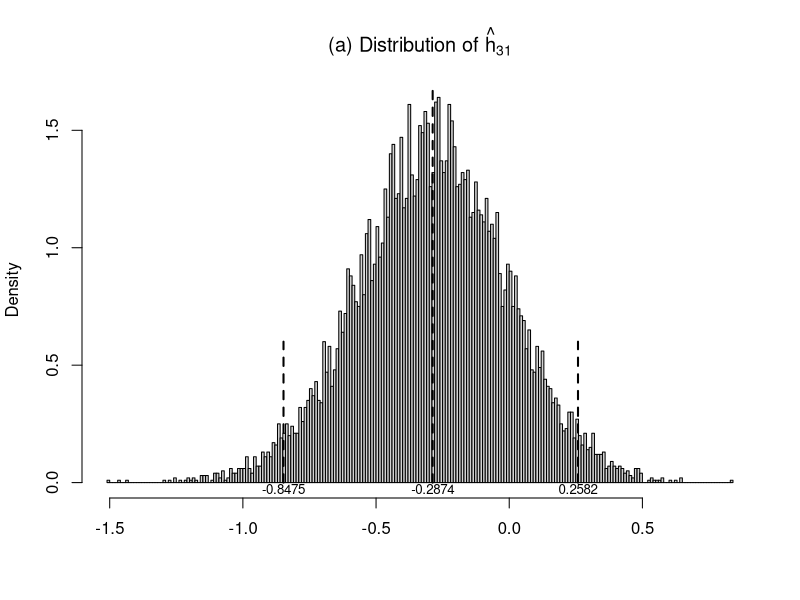
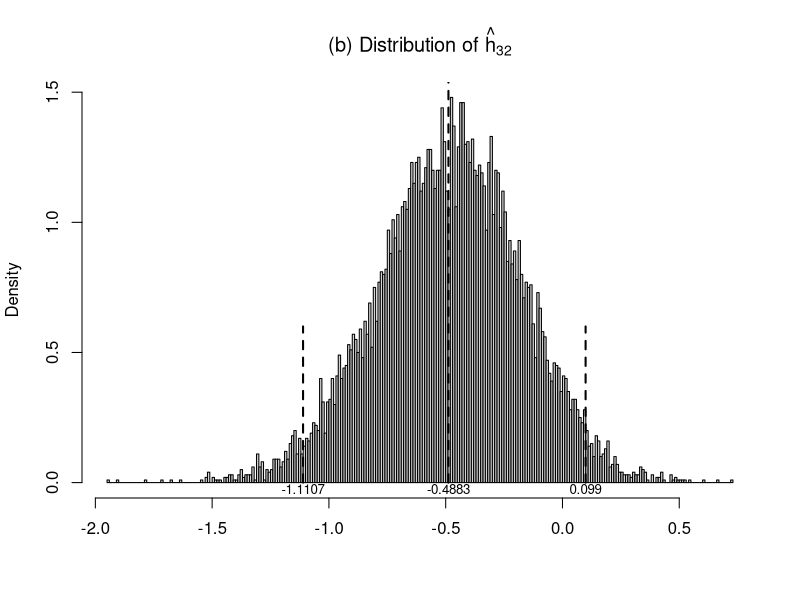
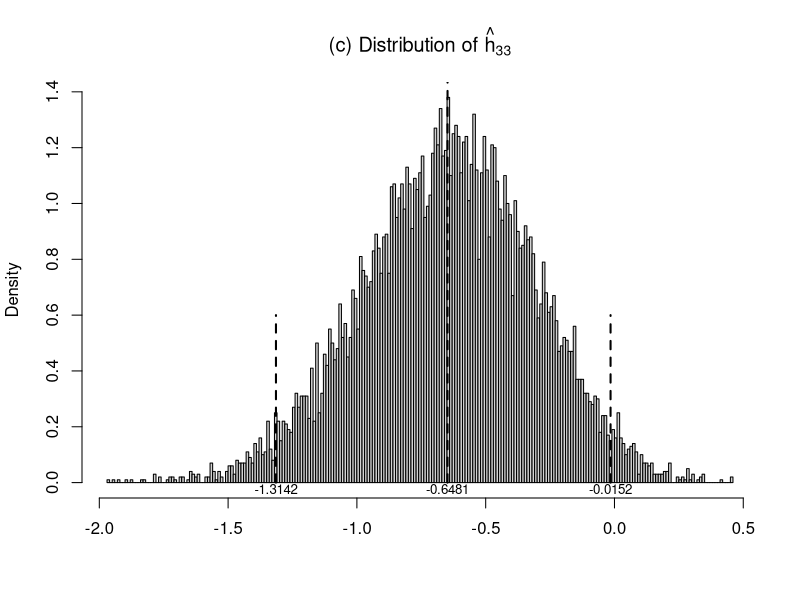
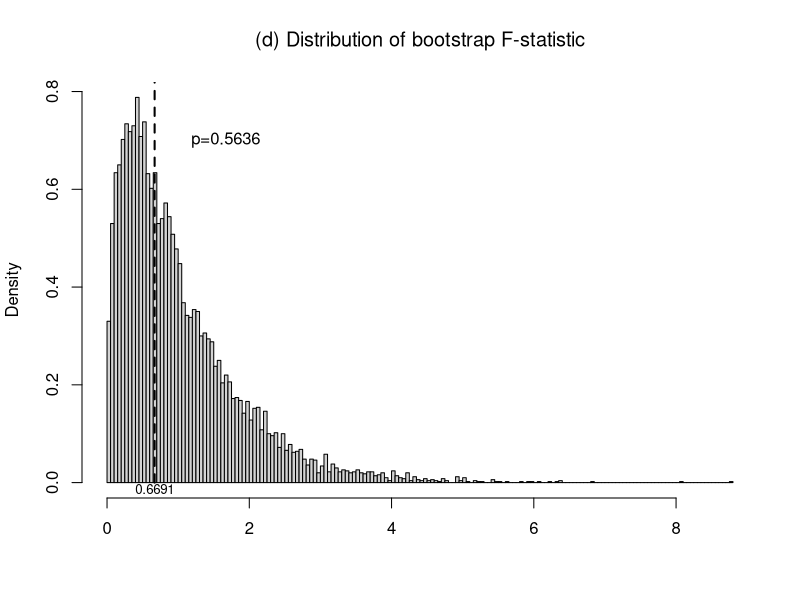

Here is the R script that generated these plots, in order:
setwd("C:\\Users\\cspar\\Dropbox\\research files\\2024 group equality of indirect effects\\hayes2018data\\disaster")
D=read.csv("disaster.csv")[,-1]
names(D)=c("X","Y","M","J")

# define categorical moderator G and GX
QJ=quantile(D$J,prob=c(0.25,0.5,0.75),type=6);QJ
D$W <- ifelse(D$J <= QJ[1], 0,
       ifelse(D$J <= QJ[2], 1,
       ifelse(D$J <= QJ[3], 2,3)))
D$G1=ifelse(D$W==1,1,0)
D$G2=ifelse(D$W==2,1,0)
D$G3=ifelse(D$W==3,1,0)
D$G1X=D$G1*D$X
D$G2X=D$G2*D$X
D$G3X=D$G3*D$X
head(D,20)

M.M=lm(M~X*factor(W),D)    # equation (27)
R.M=summary(M.M)
R.M$coefficients

# OLS estimates of model M
a0=R.M$coefficients[1,1]
a1=R.M$coefficients[2,1]
a21=R.M$coefficients[3,1]
a22=R.M$coefficients[4,1]
a23=R.M$coefficients[5,1]
a31=R.M$coefficients[6,1]
a32=R.M$coefficients[7,1]
a33=R.M$coefficients[8,1]
a0;a1;a21;a22;a23;a31;a32;a33

M.Y=lm(Y~X*factor(W)+ M,D)  # equation (28)
R.Y=summary(M.Y)
R.Y$coefficients

# OLS estimates of model Y
cp0=R.Y$coefficients[1,1]
cp1=R.Y$coefficients[2,1]
cp21=R.Y$coefficients[3,1]
cp22=R.Y$coefficients[4,1]
cp23=R.Y$coefficients[5,1]
b1=R.Y$coefficients[6,1]
cp31=R.Y$coefficients[7,1]
cp32=R.Y$coefficients[8,1]
cp33=R.Y$coefficients[9,1]
cp0;cp1;cp21;cp22;cp23;cp31;cp32;cp33;b1

# indirect effects for groups by the product method
IND.0=b1*a1;IND.1=b1*a1+b1*a31;IND.2=b1*a1+b1*a32;IND.3=b1*a1+b1*a33
IND.0;IND.1;IND.2;IND.3

D$Ystar=D$Y-(cp0+cp1*D$X+cp21*D$G1+cp22*D$G2
             +cp23*D$G3+cp31*D$G1X+cp32*D$G2X+cp33*D$G3X)  # equation (30)
M.Yadj=lm(Ystar~X*factor(W),D)
R.Yadj=summary(M.Yadj)

# OLS estimates of model Y*
h0=R.Yadj$coefficients[1,1]
h1=R.Yadj$coefficients[2,1]
h21=R.Yadj$coefficients[3,1]
h22=R.Yadj$coefficients[4,1]
h23=R.Yadj$coefficients[5,1]
h31=R.Yadj$coefficients[6,1]
h32=R.Yadj$coefficients[7,1]
h33=R.Yadj$coefficients[8,1]
h0;h1;h21;h22;h23;h31;h32;h33

# indirect effects by the adjusted response method
INDadj.0=h1;INDadj.1=h1+h31;INDadj.2=h1+h32;INDadj.3=h1+h33
INDadj.0;INDadj.1;INDadj.2;INDadj.3
# indirect effect by the product method
IND.0;IND.1;IND.2;IND.3
# Check the equivalence relations by comparing 
# INDadj.0;INDadj.1;INDadj.2;INDadj.3 with IND.0;IND.1;IND.2;IND.3

H.origin=R.Yadj$coefficients[6:8,1];H.origin # relative conditional indirect effects

M.ANCOVA=lm(Ystar~X*factor(W),D)  # equation (32)
summary(M.ANCOVA)
R.ANCOVA=anova(M.ANCOVA)
F.origin=R.ANCOVA$"Mean Sq"[3]/R.ANCOVA$"Mean Sq"[4]  # equation (34)
F.origin

D$Ystarstar=D$Ystar-(h31*D$G1X+h32*D$G2X+h33*D$G3X) # double-adjusted response in equation (35)

####### bootstrapping ##############
set.seed(123479)
nsize=dim(D)[1]
n.boot=10000              # 10000 number of bootstrap replication
H.boot=matrix(NA,n.boot,3)  # bootstrap estimates of relative indirect effects by groups
Null.F=c()                # F_boot statistic under nulll hypothesis
library(car)

for (i in 1:n.boot){
index=sample(1:nsize,nsize,replace=T)
D.boot=D[index,]

M.M=lm(M~X*factor(W),D.boot)
R.M=summary(M.M)
a0=R.M$coefficients[1,1]
a1=R.M$coefficients[2,1]
a21=R.M$coefficients[3,1]
a22=R.M$coefficients[4,1]
a23=R.M$coefficients[5,1]
a31=R.M$coefficients[6,1]
a32=R.M$coefficients[7,1]
a33=R.M$coefficients[8,1]
a0;a1;a21;a22;a23;a31;a32;a33
 
M.Y=lm(Y~X*factor(W)+ M,D.boot)
R.Y=summary(M.Y)
cp0=R.Y$coefficients[1,1]
cp1=R.Y$coefficients[2,1]
cp21=R.Y$coefficients[3,1]
cp22=R.Y$coefficients[4,1]
cp23=R.Y$coefficients[5,1]
b1=R.Y$coefficients[6,1]
cp31=R.Y$coefficients[7,1]
cp32=R.Y$coefficients[8,1]
cp33=R.Y$coefficients[9,1]
cp0;cp1;cp21;cp22;cp23;cp31;cp32;cp33;b1

# calculation of Y^*
D.boot$Ystar=D.boot$Y-(cp0+cp1*D.boot$X+cp21*D.boot$G1+cp22*D.boot$G2++cp23*D.boot$G3+
                       cp31*D.boot$G1X+cp32*D.boot$G2X+cp33*D.boot$G3X)

M.Yadj=lm(Ystar~X*factor(W),D.boot)
R.Yadj=summary(M.Yadj)
h0=R.Yadj$coefficients[1,1]
h1=R.Yadj$coefficients[2,1]
h21=R.Yadj$coefficients[3,1]
h22=R.Yadj$coefficients[4,1]
h23=R.Yadj$coefficients[5,1]
h31=R.Yadj$coefficients[6,1]
h32=R.Yadj$coefficients[7,1]
h33=R.Yadj$coefficients[8,1]

H.boot[i,1]=h31
H.boot[i,2]=h32
H.boot[i,3]=h33

# generation of pseudo-population
D.boot$Ystarstar.boot=D$Ystarstar[sample(1:nsize,nsize,replace=T)]
Null=lm(Ystarstar.boot~X*factor(W),D.boot)
anova(Null)
Null.F[i]=anova(Null)$"F value"[3]
}

windows(record=T)
hist(H.boot[,1],breaks=200,freq=F,main="",xlab="")
title(expression(paste("(a) Distribution of ",hat(h)[31])))
H1.low=quantile(H.boot[,1],prob=0.025,type=6)
H1.high=quantile(H.boot[,1],prob=0.975,type=6)
segments(H.origin[1],0,H.origin[1],1.7,lty=2,lwd=2)
segments(H1.low,0,H1.low,0.6,lty=2,lwd=2)
segments(H1.high,0,H1.high,0.6,lty=2,lwd=2)
mtext(paste(round(H.origin[1],4)),1,-1,at=H.origin[1],cex=0.8)
mtext(paste(round(H1.low,4)),1,-1,at=H1.low,cex=0.8)
mtext(paste(round(H1.high,4)),1,-1,at=H1.high,cex=0.8)
H1.low;H1.high

hist(H.boot[,2],breaks=200,freq=F,main="",xlab="")
title(expression(paste("(b) Distribution of ",hat(h)[32])))
H2.low=quantile(H.boot[,2],prob=0.025,type=6)
H2.high=quantile(H.boot[,2],prob=0.975,type=6)
segments(H.origin[2],0,H.origin[2],1.6,lty=2,lwd=2)
segments(H2.low,0,H2.low,0.6,lty=2,lwd=2)
segments(H2.high,0,H2.high,0.6,lty=2,lwd=2)
mtext(paste(round(H.origin[2],4)),1,-1,at=H.origin[2],cex=0.8)
mtext(paste(round(H2.low,4)),1,-1,at=H2.low,cex=0.8)
mtext(paste(round(H2.high,4)),1,-1,at=H2.high,cex=0.8)
H2.low;H2.high

hist(H.boot[,3],breaks=200,freq=F,main="",xlab="")
title(expression(paste("(c) Distribution of ",hat(h)[33])))
H3.low=quantile(H.boot[,3],prob=0.025,type=6)
H3.high=quantile(H.boot[,3],prob=0.975,type=6)
segments(H.origin[3],0,H.origin[3],1.6,lty=2,lwd=2)
segments(H3.low,0,H3.low,0.6,lty=2,lwd=2)
segments(H3.high,0,H3.high,0.6,lty=2,lwd=2)
mtext(paste(round(H.origin[3],4)),1,-1,at=H.origin[3],cex=0.8)
mtext(paste(round(H3.low,4)),1,-1,at=H3.low,cex=0.8)
mtext(paste(round(H3.high,4)),1,-1,at=H3.high,cex=0.8)
H3.low;H3.high

hist(Null.F,breaks=200,freq=F,main="",xlab="")
title(expression(paste("(d) Distribution of bootstrap F-statistic")))
segments(F.origin,0,F.origin,0.9,lty=2,lwd=2)
mtext(paste(round(F.origin,4)),1,-1,at=F.origin,cex=0.8)
p.value=1-ecdf(Null.F)(F.origin);p.value
text(F.origin+1, 0.7,paste0("p=",round(p.value,4)))
############  end #########################
